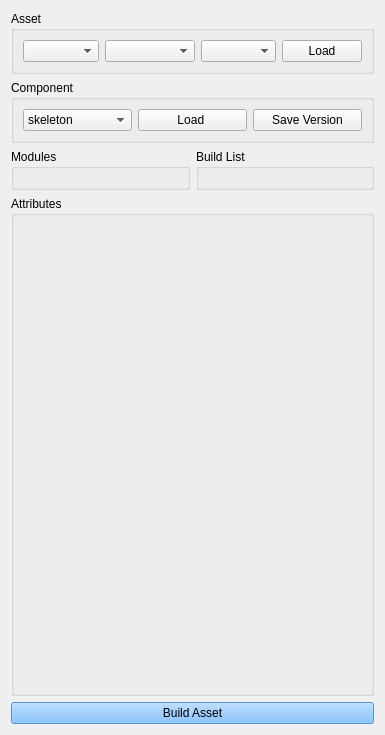
<?xml version="1.0" encoding="UTF-8"?>
<ui version="4.0">
 <class>Form</class>
 <widget class="QWidget" name="Form">
  <property name="geometry">
   <rect>
    <x>0</x>
    <y>0</y>
    <width>385</width>
    <height>735</height>
   </rect>
  </property>
  <property name="minimumSize">
   <size>
    <width>385</width>
    <height>735</height>
   </size>
  </property>
  <property name="windowTitle">
   <string>Form</string>
  </property>
  <layout class="QGridLayout" name="gridLayout">
   <item row="8" column="0" colspan="2">
    <widget class="QPushButton" name="build">
     <property name="enabled">
      <bool>false</bool>
     </property>
     <property name="styleSheet">
      <string notr="true">color: rgb(12, 12, 12);
color: rgb(0, 0, 0);
background-color: rgb(99, 175, 255);
font: 75 8pt &quot;MS Shell Dlg 2&quot;;</string>
     </property>
     <property name="text">
      <string>Build Asset</string>
     </property>
    </widget>
   </item>
   <item row="1" column="0" colspan="2">
    <layout class="QVBoxLayout" name="verticalLayout">
     <item>
      <layout class="QHBoxLayout" name="menuLayout">
       <property name="spacing">
        <number>0</number>
       </property>
      </layout>
     </item>
     <item>
      <layout class="QHBoxLayout" name="horizontalLayout_2">
       <item>
        <widget class="QGroupBox" name="groupBox_2">
         <property name="title">
          <string>Asset</string>
         </property>
         <layout class="QHBoxLayout" name="horizontalLayout_6">
          <item>
           <widget class="QComboBox" name="projectName">
            <property name="editable">
             <bool>false</bool>
            </property>
           </widget>
          </item>
          <item>
           <widget class="QComboBox" name="assetType">
            <property name="minimumSize">
             <size>
              <width>90</width>
              <height>0</height>
             </size>
            </property>
            <property name="focusPolicy">
             <enum>Qt::StrongFocus</enum>
            </property>
            <property name="editable">
             <bool>false</bool>
            </property>
            <property name="frame">
             <bool>true</bool>
            </property>
           </widget>
          </item>
          <item>
           <widget class="QComboBox" name="assetName">
            <property name="editable">
             <bool>false</bool>
            </property>
           </widget>
          </item>
          <item>
           <widget class="QPushButton" name="loadCharacter">
            <property name="minimumSize">
             <size>
              <width>50</width>
              <height>0</height>
             </size>
            </property>
            <property name="text">
             <string>Load</string>
            </property>
           </widget>
          </item>
         </layout>
        </widget>
       </item>
      </layout>
     </item>
     <item>
      <layout class="QHBoxLayout" name="horizontalLayout" stretch="0">
       <item>
        <widget class="QGroupBox" name="groupBox">
         <property name="title">
          <string>Component</string>
         </property>
         <layout class="QGridLayout" name="gridLayout_2">
          <item row="1" column="2">
           <widget class="QPushButton" name="saveComponent">
            <property name="text">
             <string>Save Version</string>
            </property>
           </widget>
          </item>
          <item row="1" column="0">
           <widget class="QComboBox" name="componentType">
            <item>
             <property name="text">
              <string>skeleton</string>
             </property>
            </item>
            <item>
             <property name="text">
              <string>mesh</string>
             </property>
            </item>
            <item>
             <property name="text">
              <string>weights</string>
             </property>
            </item>
            <item>
             <property name="text">
              <string>cvs</string>
             </property>
            </item>
            <item>
             <property name="text">
              <string>animRig</string>
             </property>
            </item>
           </widget>
          </item>
          <item row="1" column="1">
           <widget class="QPushButton" name="loadComponent">
            <property name="text">
             <string>Load </string>
            </property>
           </widget>
          </item>
         </layout>
         <zorder>componentType</zorder>
         <zorder>loadComponent</zorder>
         <zorder>saveComponent</zorder>
        </widget>
       </item>
      </layout>
     </item>
     <item>
      <layout class="QHBoxLayout" name="horizontalLayout_3">
       <item>
        <widget class="QGroupBox" name="groupBox_3">
         <property name="title">
          <string>Modules</string>
         </property>
         <layout class="QHBoxLayout" name="horizontalLayout_4">
          <item>
           <layout class="QVBoxLayout" name="moduleListContainer">
            <property name="topMargin">
             <number>0</number>
            </property>
            <property name="rightMargin">
             <number>0</number>
            </property>
           </layout>
          </item>
         </layout>
        </widget>
       </item>
       <item>
        <widget class="QGroupBox" name="groupBox_4">
         <property name="title">
          <string>Build List</string>
         </property>
         <layout class="QHBoxLayout" name="horizontalLayout_7">
          <item>
           <layout class="QVBoxLayout" name="buildListContainer">
            <property name="rightMargin">
             <number>0</number>
            </property>
           </layout>
          </item>
         </layout>
        </widget>
       </item>
      </layout>
     </item>
     <item>
      <widget class="QGroupBox" name="groupBox_5">
       <property name="title">
        <string>Attributes</string>
       </property>
       <layout class="QVBoxLayout" name="verticalLayout_2">
        <item>
         <layout class="QVBoxLayout" name="attributeLayoutContainer">
          <property name="spacing">
           <number>5</number>
          </property>
         </layout>
        </item>
        <item>
         <spacer name="verticalSpacer">
          <property name="orientation">
           <enum>Qt::Vertical</enum>
          </property>
          <property name="sizeHint" stdset="0">
           <size>
            <width>20</width>
            <height>40</height>
           </size>
          </property>
         </spacer>
        </item>
       </layout>
      </widget>
     </item>
    </layout>
   </item>
  </layout>
 </widget>
 <resources/>
 <connections/>
</ui>
